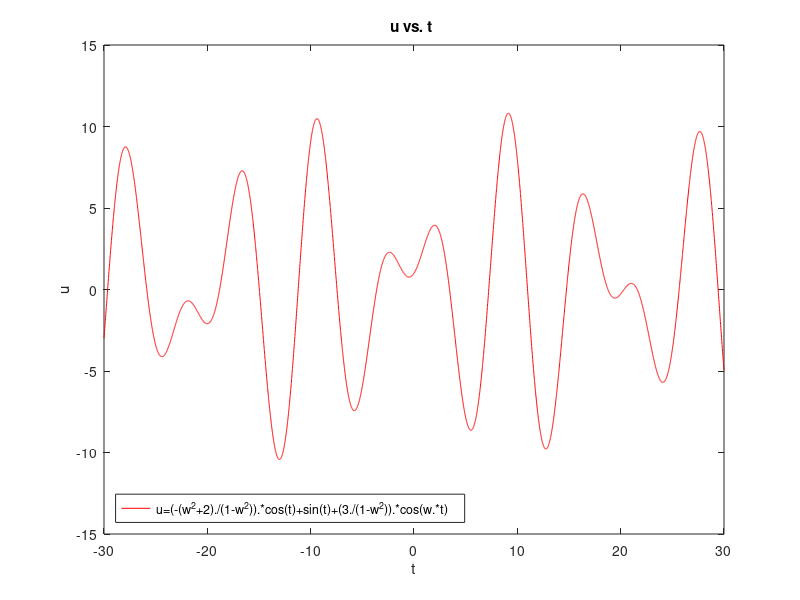

The MATLAB script that drew this image:
clear; clc;
t=-30:0.01:30
w=0.7
u=(-(w^2+2)./(1-w^2)).*cos(t)+sin(t)+(3./(1-w^2)).*cos(w.*t)
plot(t,u,'color','r'); 
xlabel('t'), ylabel('u')
title('u vs. t ')
axis([-30 30 -15 15])
legend('u=(-(w^2+2)./(1-w^2)).*cos(t)+sin(t)+(3./(1-w^2)).*cos(w.*t)','Location','southwest')